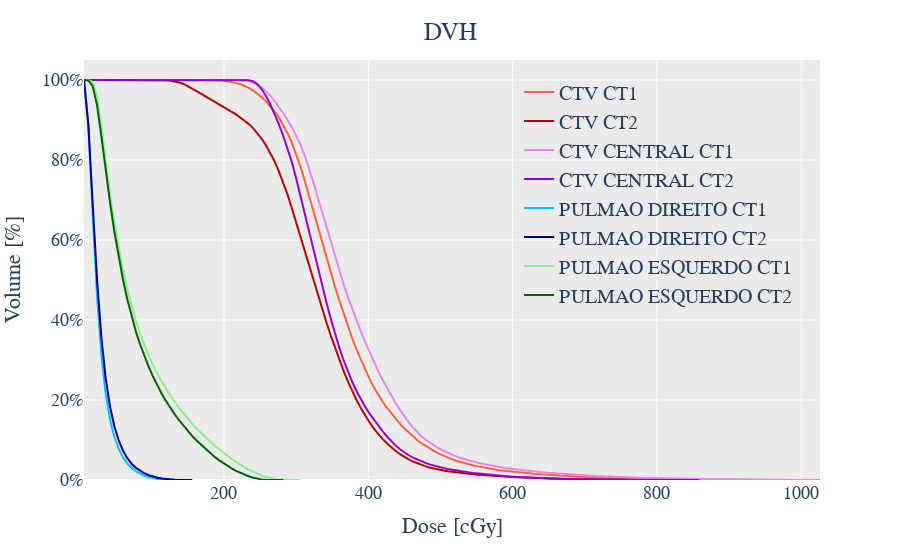

Notebook source saved alongside this figure:
### Code cell
def get_layout(fig, title):

    return fig.update_layout(
        title=title,
        title_x=0.5,
        title_y=0.96,
        # hovermode= 'x', #"x unified",
        height=720,
        # width=920,
        font=dict(
            family="Ubuntu",
            size=18,
        ),
        plot_bgcolor="#ebebeb",
        legend=dict(
            x=0.78,
            y=0.97,
            xanchor="center",
            yanchor="top",
            bgcolor="rgba(0, 0, 0, 0)",
            font=dict(size=20),
            title = ''
        ),
    )



fig = px.line(
    df,
    x="dose",
    y="volume",
    color='ROI',
    # hover_name="tile_id",
    labels={
        "dose": f"Dose [cGy]",
        "volume": f"Volume [%]",
    },
    color_discrete_map=colors,
    category_orders = {'ROI':legend_order},
    
)


fig = get_layout(fig, title=f"DVH")
fig.update_yaxes(ticksuffix="%", showgrid=True)  # the y-axis is in dollars
fig.update_traces(line=dict(width=2))
fig.update(layout_yaxis_range = [0,105])
# fig.update_xaxes(
#         title_standoff = 35)

### Figure 1 — Plotly figure (JSON) as saved in the notebook; plotly's stock layout.template omitted (floating-point values rounded to 4 significant figures; data arrays with more than 128 entries replaced by an {"elided": "..."} marker saying what was removed)
{"data": [{"hovertemplate": "ROI=CTV CT1<br>Dose [cGy]=%{x}<br>Volume [%]=%{y}<extra></extra>", "legendgroup": "CTV CT1", "line": {"color": "tomato", "dash": "solid", "width": 2}, "marker": {"symbol": "circle"}, "mode": "lines", "name": "CTV CT1", "orientation": "v", "showlegend": true, "type": "scatter", "x": {"elided": "167 int values"}, "xaxis": "x", "y": {"elided": "167 float values"}, "yaxis": "y"}, {"hovertemplate": "ROI=CTV CT2<br>Dose [cGy]=%{x}<br>Volume [%]=%{y}<extra></extra>", "legendgroup": "CTV CT2", "line": {"color": "#B50000", "dash": "solid", "width": 2}, "marker": {"symbol": "circle"}, "mode": "lines", "name": "CTV CT2", "orientation": "v", "showlegend": true, "type": "scatter", "x": {"elided": "160 int values"}, "xaxis": "x", "y": {"elided": "160 float values"}, "yaxis": "y"}, {"hovertemplate": "ROI=CTV CENTRAL CT1<br>Dose [cGy]=%{x}<br>Volume [%]=%{y}<extra></extra>", "legendgroup": "CTV CENTRAL CT1", "line": {"color": "violet", "dash": "solid", "width": 2}, "marker": {"symbol": "circle"}, "mode": "lines", "name": "CTV CENTRAL CT1", "orientation": "v", "showlegend": true, "type": "scatter", "x": {"elided": "171 int values"}, "xaxis": "x", "y": {"elided": "171 float values"}, "yaxis": "y"}, {"hovertemplate": "ROI=CTV CENTRAL CT2<br>Dose [cGy]=%{x}<br>Volume [%]=%{y}<extra></extra>", "legendgroup": "CTV CENTRAL CT2", "line": {"color": "darkviolet", "dash": "solid", "width": 2}, "marker": {"symbol": "circle"}, "mode": "lines", "name": "CTV CENTRAL CT2", "orientation": "v", "showlegend": true, "type": "scatter", "x": {"elided": "143 int values"}, "xaxis": "x", "y": {"elided": "143 float values"}, "yaxis": "y"}, {"hovertemplate": "ROI=PULMAO DIREITO CT1<br>Dose [cGy]=%{x}<br>Volume [%]=%{y}<extra></extra>", "legendgroup": "PULMAO DIREITO CT1", "line": {"color": "deepskyblue", "dash": "solid", "width": 2}, "marker": {"symbol": "circle"}, "mode": "lines", "name": "PULMAO DIREITO CT1", "orientation": "v", "showlegend": true, "type": "scatter", "x": [6, 12, 18, 24, 30, 36, 42, 48, 54, 60, 66, 72, 78, 84, 90, 96, 102, 108, 114, 120, 126, 132, 138, 144], "xaxis": "x", "y": [100.0, 88.77, 66.54, 46.23, 31.51, 21.59, 15.12, 10.8, 7.827, 5.684, 4.112, 2.995, 2.165, 1.552, 1.073, 0.702, 0.445, 0.257, 0.13, 0.055, 0.017, 0.004, 0.001, 0], "yaxis": "y"}, {"hovertemplate": "ROI=PULMAO DIREITO CT2<br>Dose [cGy]=%{x}<br>Volume [%]=%{y}<extra></extra>", "legendgroup": "PULMAO DIREITO CT2", "line": {"color": "darkblue", "dash": "solid", "width": 2}, "marker": {"symbol": "circle"}, "mode": "lines", "name": "PULMAO DIREITO CT2", "orientation": "v", "showlegend": true, "type": "scatter", "x": [6, 12, 18, 24, 30, 36, 42, 48, 54, 60, 66, 72, 78, 84, 90, 96, 102, 108, 114, 120, 126, 132, 138, 144, 150, 156], "xaxis": "x", "y": [100.0, 88.86, 69.25, 50.3, 35.74, 25.45, 18.41, 13.48, 9.937, 7.352, 5.462, 4.073, 3.024, 2.227, 1.632, 1.181, 0.826, 0.553, 0.353, 0.214, 0.12, 0.057, 0.021, 0.005, 0.001, 0], "yaxis": "y"}, {"hovertemplate": "ROI=PULMAO ESQUERDO CT1<br>Dose [cGy]=%{x}<br>Volume [%]=%{y}<extra></extra>", "legendgroup": "PULMAO ESQUERDO CT1", "line": {"color": "lightgreen", "dash": "solid", "width": 2}, "marker": {"symbol": "circle"}, "mode": "lines", "name": "PULMAO ESQUERDO CT1", "orientation": "v", "showlegend": true, "type": "scatter", "x": [6, 12, 18, 24, 30, 36, 42, 48, 54, 60, 66, 72, 78, 84, 90, 96, 102, 108, 114, 120, 126, 132, 138, 144, 150, 156, 162, 168, 174, 180, 186, 192, 198, 204, 210, 216, 222, 228, 234, 240, 246, 252, 258, 264, 270, 276, 282, 288, 294, 300, 306], "xaxis": "x", "y": [100.0, 100.0, 99.5, 96.21, 88.69, 79.89, 71.66, 64.47, 58.08, 52.46, 47.59, 43.35, 39.67, 36.4, 33.51, 30.93, 28.6, 26.48, 24.53, 22.7, 20.98, 19.4, 17.94, 16.58, 15.29, 14.05, 12.88, 11.79, 10.74, 9.727, 8.763, 7.84, 6.994, 6.173, 5.371, 4.626, 3.893, 3.229, 2.626, 2.086, 1.592, 1.159, 0.791, 0.482, 0.248, 0.107, 0.035, 0.01, 0.003, 0.001, 0], "yaxis": "y"}, {"hovertemplate": "ROI=PULMAO ESQUERDO CT2<br>Dose [cGy]=%{x}<br>Volume [%]=%{y}<extra></extra>", "legendgroup": "PULMAO ESQUERDO CT2", "line": {"color": "darkgreen", "dash": "solid", "width": 2}, "marker": {"symbol": "circle"}, "mode": "lines", "name": "PULMAO ESQUERDO CT2", "orientation": "v", "showlegend": true, "type": "scatter", "x": [6, 12, 18, 24, 30, 36, 42, 48, 54, 60, 66, 72, 78, 84, 90, 96, 102, 108, 114, 120, 126, 132, 138, 144, 150, 156, 162, 168, 174, 180, 186, 192, 198, 204, 210, 216, 222, 228, 234, 240, 246, 252, 258, 264, 270, 276, 282], "xaxis": "x", "y": [100.0, 99.89, 98.5, 93.78, 86.05, 77.43, 69.38, 62.18, 55.78, 50.14, 45.21, 40.87, 37.07, 33.76, 30.82, 28.18, 25.74, 23.48, 21.45, 19.61, 17.91, 16.35, 14.88, 13.49, 12.18, 10.98, 9.883, 8.834, 7.817, 6.843, 5.93, 5.101, 4.339, 3.649, 2.975, 2.359, 1.824, 1.347, 0.935, 0.599, 0.335, 0.15, 0.052, 0.014, 0.004, 0.001, 0], "yaxis": "y"}], "layout": {"autosize": true, "font": {"family": "Ubuntu", "size": 18}, "legend": {"bgcolor": "rgba(0, 0, 0, 0)", "font": {"size": 20}, "title": {"text": ""}, "tracegroupgap": 0, "x": 0.78, "xanchor": "center", "y": 0.97, "yanchor": "top"}, "margin": {"t": 60}, "plot_bgcolor": "#ebebeb", "title": {"text": "DVH", "x": 0.5, "y": 0.96}, "xaxis": {"anchor": "y", "autorange": true, "domain": [0, 1], "range": [6, 1026], "title": {"text": "Dose [cGy]"}, "type": "linear"}, "yaxis": {"anchor": "x", "domain": [0, 1], "range": [0, 105], "showgrid": true, "ticksuffix": "%", "title": {"text": "Volume [%]"}, "type": "linear"}}}
